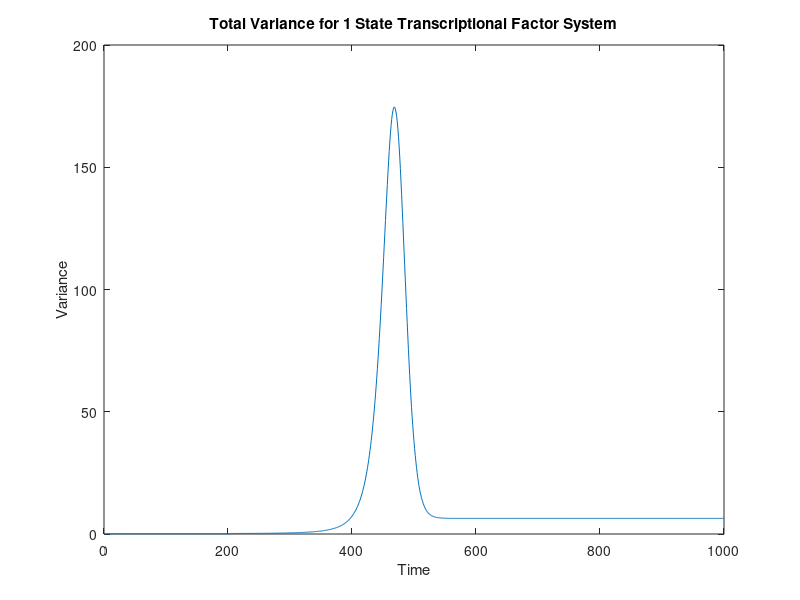

Recreate this plot in MATLAB.
load('var0085') %load EKF variance for each sample
load('var0083')
load('var0081')
load('pi') %load nonintrusive pi matrix
load('a')
load('phiprod')
load('xnonew')
load('xeval')
load('mu')
varmat = [var0083;var0085;var0081];
for i = 1:1:3 %N is 3, L is 3
    varsum(i,:) = pi(1,i)*varmat(i,:);
end


tmpreal = zeros(1,1001);
for i = 1:1:3
    for j = 1:1:3
        for k = 1:1:3
           tmp = pi(k,i)*pi(k,j)*phiprod(k)*xnonew(i,:).*xnonew(j,:);
           tmpreal = tmpreal+tmp;
        end
    end
end
        
%for i = 1:1:4
%    itmp(i,:) = squeeze(jtmp(i,:,i));
%end

finalvar = sum(varsum,1) + sum(tmpreal,1) - mu.^2;
figure 
plot([0:1:1000],finalvar)
xlabel('Time')
ylabel('Variance')
title('Total Variance for 1 State Transcriptional Factor System')

    